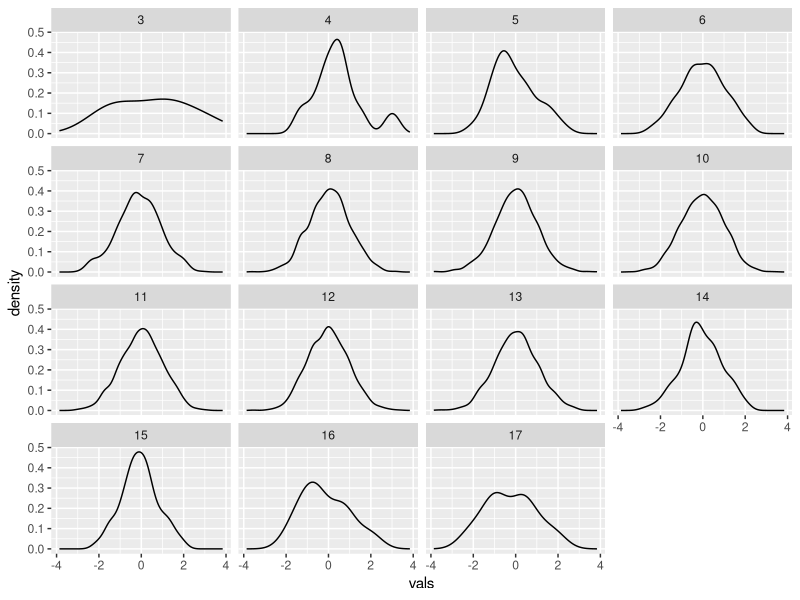

This figure's R source:
#############################################
# @ Author: Chen Jun
# @ Author Email: 1170101471@qq.com
# @ Created Date: 2021-03-07, 02:16:11
# @ Modified By: Chen Jun
# @ Last Modified: 2021-03-07, 15:22:19
#############################################

require(ggplot2)

# Bogus data
x <- rnorm(10000)
y <- as.factor(round(rnorm(10000, mean = 10, sd = 2), 0))
df <- data.frame(vals = x, factors = y)

myplot <- ggplot(data = df, aes(x = vals)) +
    geom_density() +
    facet_wrap(~factors)

ggsave(filename = "foo.pdf", plot = myplot, width = 8, height = 10, units = "in")